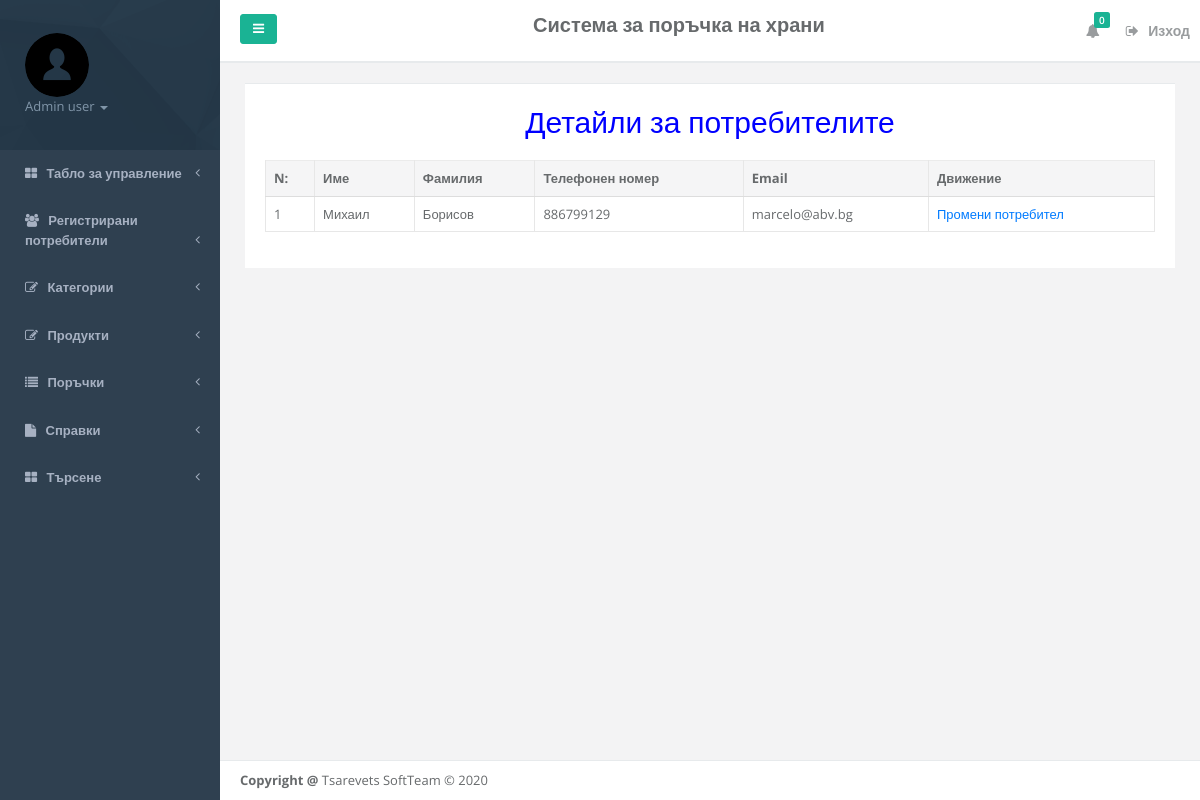
Page /admin/user-detail.php (signed in) on the committed database.
### tables this page shows
CREATE TABLE `tbluser` (
  `ID` int(10) NOT NULL,
  `FirstName` varchar(45) DEFAULT NULL,
  `LastName` varchar(50) DEFAULT NULL,
  `Email` varchar(120) DEFAULT NULL,
  `Town` varchar(50) DEFAULT NULL,
  `Addr` varchar(50) DEFAULT NULL,
  `MobileNumber` bigint(11) DEFAULT NULL,
  `Password` varchar(120) DEFAULT NULL,
  `RegDate` timestamp NOT NULL DEFAULT current_timestamp()
);

### admin/user-detail.php (the view, shortened to what this page needs)
<?php
include('includes/dbconnection.php');
  ?>
<!DOCTYPE html>
<html>
<head>
    <link href="css/bootstrap.min.css" rel="stylesheet">
    <link href="font-awesome/css/font-awesome.css" rel="stylesheet">
    <link href="css/plugins/iCheck/custom.css" rel="stylesheet">
    <link href="css/plugins/steps/jquery.steps.css" rel="stylesheet">
    <link href="css/animate.css" rel="stylesheet">
    <link href="css/style.css" rel="stylesheet">
</head>
<body>
    <div id="wrapper">
    <?php include_once('includes/leftbar.php');?>
        <div id="page-wrapper" class="gray-bg">
             <?php include_once('includes/header.php');?>
        <div class="row border-bottom">
        </div>
        <div class="wrapper wrapper-content animated fadeInRight">
            <div class="row">
                <div class="col-lg-12">
                    <div class="ibox">
                        <div class="ibox-content">
                                 <table class="table table-bordered mg-b-0">
                                    <p style="color: blue; text-align: center;  font-size: 30px">Детайли за потребителите </p>
              <thead>
                <tr>
                  <th>N:</th>
                  <th>Име</th>
                  <th>Фамилия</th>
                  <th>Телефонен номер</th>
                  <th>Email</th>
                   <th>Движение</th>
                </tr>
              </thead>
              <?php
$ret=mysqli_query($con,"select * from tbluser");
$cnt=1;
while ($row=mysqli_fetch_array($ret)) {
?>
              <tbody>
                 <tr>
                  <td><?php echo $cnt;?></td>
                  <td><?php  echo $row['FirstName'];?></td>
                  <td><?php  echo $row['LastName'];?></td>
                  <td><?php  echo $row['MobileNumber'];?></td>
                  <td><?php  echo $row['Email'];?></td>
                 <td><a href="edit-userprofile.php?userid=<?php echo $row['ID'];?>">Промени потребител</a></td>
                </tr>
                <?php
$cnt=$cnt+1;
}?>
              </tbody>
            </table>
                        </div>
                    </div>
                    </div>
                </div>
            </div>
         <?php include_once('includes/footer.php');?>
        </div>
        </div>
</body>
</html>

### admin/includes/leftbar.php (shortened to what this page needs)
    <nav class="navbar-default navbar-static-side" role="navigation">
        <div class="sidebar-collapse">
            <ul class="nav metismenu" id="side-menu">
                <li class="nav-header">
                    <div class="dropdown profile-element">
                        <img alt="image" class="rounded-circle" src="img/user.png"/>
                        <a data-toggle="dropdown" class="dropdown-toggle" href="#">
                            <?php
$admid=$_SESSION['fosaid'];
$ret=mysqli_query($con,"select AdminName from tbladmin where ID='$admid'");
$row=mysqli_fetch_array($ret);
$name=$row['AdminName'];
?>
                            <span class="text-muted text-xs block"><?php echo $name; ?> <b class="caret"></b></span>
                        </a>
                    </div>
                </li>
                <li>
                    <a href="dashboard.php"><i class="fa fa-th-large"></i> <span class="nav-label">Табло за управление</span> <span class="fa arrow"></span></a>
                                    </li>
                                    <li>
                    <a href="user-detail.php"><i class="fa fa-users"></i> <span class="nav-label">Регистрирани потребители</span> <span class="fa arrow"></span></a>
                                    </li>
                <li>
                    <a href="#"><i class="fa fa-edit"></i> <span class="nav-label">Категории</span><span class="fa arrow"></span></a>
                </li>
 <li>
                    <a href="#"><i class="fa fa-edit"></i> <span class="nav-label">Продукти</span><span class="fa arrow"></span></a>
                </li>
                <li>
                    <a href="#"><i class="fa fa-list"></i> <span class="nav-label">Поръчки</span><span class="fa arrow"></span></a>
                </li>
                   <li>
                    <a href="#"><i class="fa fa-file"></i> <span class="nav-label">Справки</span><span class="fa arrow"></span></a>
                </li>
                <li>
                    <a href="search.php"><i class="fa fa-th-large"></i> <span class="nav-label">Търсене</span> <span class="fa arrow"></span></a>
                                    </li>
            </ul>
        </div>
    </nav>

### rows in the picture
tbluser: FirstName "Михаил", LastName "Борисов", MobileNumber "886799129", Email "marcelo@abv.bg"

### other values in the picture
$name "Admin user"
$num "0"
